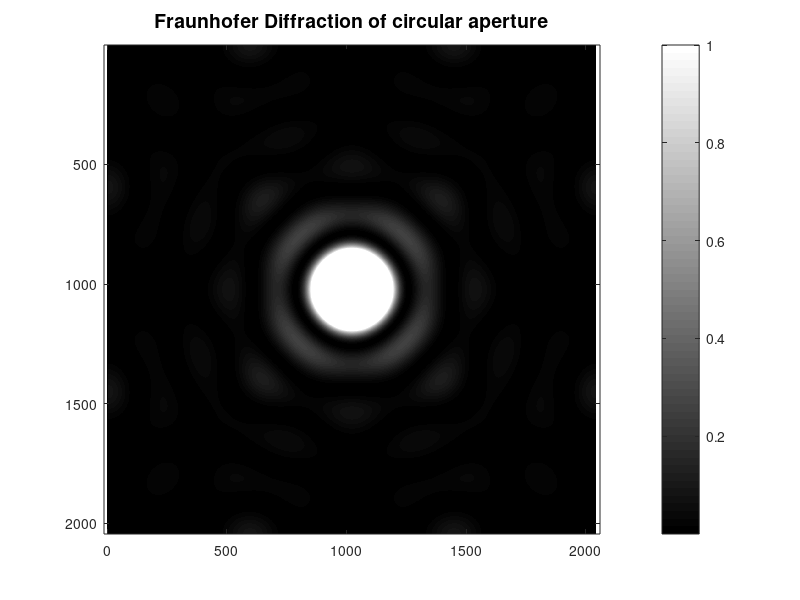

Reproduce this figure in MATLAB.
clc
close all
clear all
format long
w = 0.01;% radius of aperture
start = -2;
stop = 2;
midPoint = (start + stop )/2;
stepSize = (1/(2^9 - 1));
x = start:stepSize:stop;
y = x;
[X, Y] = meshgrid(x,y);
E = zeros(length(x), length(y));
E(sqrt((X - midPoint).^2 + (Y - midPoint).^2) <= w) = 1;
G = abs(fftshift(fft2(E))).^2;
G = G/max(max(G));
figure(2)
imagesc(imadjust(G, [0;.085],[0;1]));
title('Fraunhofer Diffraction of circular aperture','fontsize',14)
colormap gray; colorbar; axis equal;